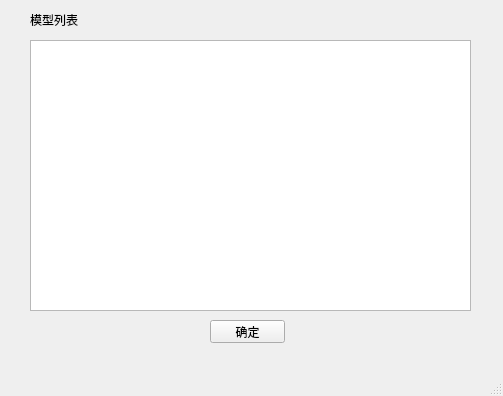
<?xml version="1.0" encoding="UTF-8"?>
<ui version="4.0">
 <class>MainWindow</class>
 <widget class="QMainWindow" name="MainWindow">
  <property name="geometry">
   <rect>
    <x>0</x>
    <y>0</y>
    <width>503</width>
    <height>396</height>
   </rect>
  </property>
  <property name="windowTitle">
   <string>MainWindow</string>
  </property>
  <widget class="QWidget" name="centralwidget">
   <widget class="QLabel" name="modelListLabel">
    <property name="geometry">
     <rect>
      <x>30</x>
      <y>10</y>
      <width>181</width>
      <height>20</height>
     </rect>
    </property>
    <property name="text">
     <string>模型列表</string>
    </property>
   </widget>
   <widget class="QPushButton" name="okModelSelectPushButton">
    <property name="geometry">
     <rect>
      <x>210</x>
      <y>320</y>
      <width>75</width>
      <height>23</height>
     </rect>
    </property>
    <property name="text">
     <string>确定</string>
    </property>
   </widget>
   <widget class="QTableView" name="modelTableView">
    <property name="geometry">
     <rect>
      <x>30</x>
      <y>40</y>
      <width>441</width>
      <height>271</height>
     </rect>
    </property>
   </widget>
  </widget>
  <widget class="QMenuBar" name="menubar">
   <property name="geometry">
    <rect>
     <x>0</x>
     <y>0</y>
     <width>503</width>
     <height>23</height>
    </rect>
   </property>
  </widget>
  <widget class="QStatusBar" name="statusbar"/>
 </widget>
 <resources/>
 <connections/>
</ui>
